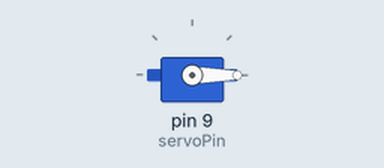
The sketch below on a simulated Arduino Uno, built with avr-gcc and run on an emulated ATmega328P. Parts: servo.

Above: at 0.05 s.
At 1.5 s:
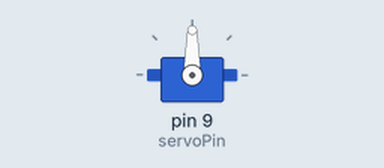
At 3.0 s:
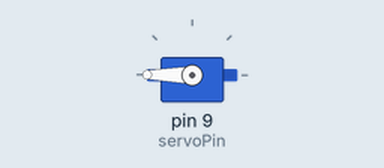
Timing chart, 0 to 6.9 s (numbered marks = the images above):
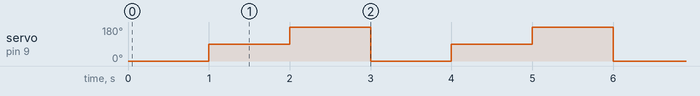

The sketch:

12_servo_motor.ino
```cpp
/*
  12 - Control ONE Servo Motor
  Works with: Arduino alone (no driver) OR the Adafruit L293D Motor Shield (V1)
  Board: Arduino Uno

  Libraries required:
    - "Servo" (built into the Arduino IDE, nothing to install)

  The code is the same for both setups, only the wiring differs.

  Wiring, Arduino only (no driver):
    Brown/Black wire   -> GND
    Red wire           -> 5V
    Orange/Yellow wire -> D9

  Note: One small servo (SG90 / MG90S) can run from the Arduino 5V pin.
  For larger servos, use a separate supply and join its GND to the Arduino GND.
*/

#include <Servo.h>   // Library that controls servo motors

const int servoPin = 9;   // Pin that sends the signal to the servo

Servo myServo;   // Create a servo object(name of the servo)

void setup() {
  myServo.attach(servoPin);   // Tell the library which pin the servo is on
}

void loop() {
  myServo.write(0);     // Go to 0 degrees
  delay(1000);          // Wait 1 second so the servo can reach it

  myServo.write(90);    // Go to 90 degrees (middle)
  delay(1000);

  myServo.write(180);   // Go to 180 degrees
  delay(1000);
}
```

Measured:
- by itself, servo on pin 9 (servoPin): repeats every 3.0 s: 180° 1.0 s, 0° 1.0 s, 90° 1.0 s
